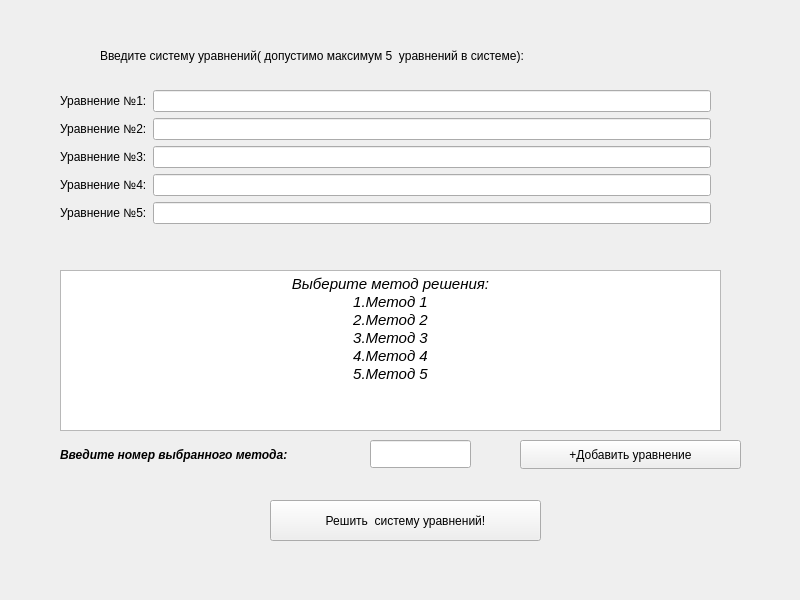
<?xml version="1.0" encoding="UTF-8"?>
<ui version="4.0">
 <class>MainWindow</class>
 <widget class="QMainWindow" name="MainWindow">
  <property name="geometry">
   <rect>
    <x>0</x>
    <y>0</y>
    <width>800</width>
    <height>600</height>
   </rect>
  </property>
  <property name="windowTitle">
   <string>MainWindow</string>
  </property>
  <widget class="QWidget" name="centralwidget">
   <widget class="QPushButton" name="pushButtonSolveUrav">
    <property name="geometry">
     <rect>
      <x>270</x>
      <y>500</y>
      <width>271</width>
      <height>41</height>
     </rect>
    </property>
    <property name="text">
     <string>Решить  систему уравнений!</string>
    </property>
   </widget>
   <widget class="QLabel" name="labelVvod">
    <property name="geometry">
     <rect>
      <x>100</x>
      <y>30</y>
      <width>591</width>
      <height>51</height>
     </rect>
    </property>
    <property name="text">
     <string>Введите систему уравнений( допустимо максимум 5  уравнений в системе):</string>
    </property>
   </widget>
   <widget class="QWidget" name="formLayoutWidget">
    <property name="geometry">
     <rect>
      <x>60</x>
      <y>90</y>
      <width>651</width>
      <height>197</height>
     </rect>
    </property>
    <layout class="QFormLayout" name="formLayout">
     <item row="0" column="1">
      <widget class="QLineEdit" name="lineEditUrav1"/>
     </item>
     <item row="1" column="0">
      <widget class="QLabel" name="labelUrav2">
       <property name="text">
        <string>Уравнение №2:</string>
       </property>
      </widget>
     </item>
     <item row="1" column="1">
      <widget class="QLineEdit" name="lineEditUrav2"/>
     </item>
     <item row="2" column="0">
      <widget class="QLabel" name="labelUrav3">
       <property name="text">
        <string>Уравнение №3:</string>
       </property>
      </widget>
     </item>
     <item row="2" column="1">
      <widget class="QLineEdit" name="lineEditUrav3"/>
     </item>
     <item row="3" column="0">
      <widget class="QLabel" name="labelUrav4">
       <property name="text">
        <string>Уравнение №4:</string>
       </property>
      </widget>
     </item>
     <item row="3" column="1">
      <widget class="QLineEdit" name="lineEditUrav4"/>
     </item>
     <item row="4" column="0">
      <widget class="QLabel" name="labelUrav5">
       <property name="text">
        <string>Уравнение №5:</string>
       </property>
      </widget>
     </item>
     <item row="4" column="1">
      <widget class="QLineEdit" name="lineEditUrav5"/>
     </item>
     <item row="0" column="0">
      <widget class="QLabel" name="labelUrav1">
       <property name="text">
        <string>Уравнение №1:</string>
       </property>
      </widget>
     </item>
    </layout>
   </widget>
   <widget class="QTextBrowser" name="textBrowser">
    <property name="geometry">
     <rect>
      <x>60</x>
      <y>270</y>
      <width>661</width>
      <height>161</height>
     </rect>
    </property>
    <property name="html">
     <string>&lt;!DOCTYPE HTML PUBLIC &quot;-//W3C//DTD HTML 4.0//EN&quot; &quot;http://www.w3.org/TR/REC-html40/strict.dtd&quot;&gt;
&lt;html&gt;&lt;head&gt;&lt;meta name=&quot;qrichtext&quot; content=&quot;1&quot; /&gt;&lt;meta charset=&quot;utf-8&quot; /&gt;&lt;style type=&quot;text/css&quot;&gt;
p, li { white-space: pre-wrap; }
hr { height: 1px; border-width: 0; }
li.unchecked::marker { content: &quot;\2610&quot;; }
li.checked::marker { content: &quot;\2612&quot;; }
&lt;/style&gt;&lt;/head&gt;&lt;body style=&quot; font-family:'Segoe UI'; font-size:9pt; font-weight:400; font-style:normal;&quot;&gt;
&lt;p align=&quot;center&quot; style=&quot; margin-top:0px; margin-bottom:0px; margin-left:0px; margin-right:0px; -qt-block-indent:0; text-indent:0px;&quot;&gt;&lt;span style=&quot; font-size:11pt; font-style:italic;&quot;&gt;Выберите метод решения:&lt;/span&gt;&lt;/p&gt;
&lt;p align=&quot;center&quot; style=&quot; margin-top:0px; margin-bottom:0px; margin-left:0px; margin-right:0px; -qt-block-indent:0; text-indent:0px;&quot;&gt;&lt;span style=&quot; font-size:11pt; font-style:italic;&quot;&gt;1.Метод 1&lt;/span&gt;&lt;/p&gt;
&lt;p align=&quot;center&quot; style=&quot; margin-top:0px; margin-bottom:0px; margin-left:0px; margin-right:0px; -qt-block-indent:0; text-indent:0px;&quot;&gt;&lt;span style=&quot; font-size:11pt; font-style:italic;&quot;&gt;2.Метод 2&lt;/span&gt;&lt;/p&gt;
&lt;p align=&quot;center&quot; style=&quot; margin-top:0px; margin-bottom:0px; margin-left:0px; margin-right:0px; -qt-block-indent:0; text-indent:0px;&quot;&gt;&lt;span style=&quot; font-size:11pt; font-style:italic;&quot;&gt;3.Метод 3&lt;/span&gt;&lt;/p&gt;
&lt;p align=&quot;center&quot; style=&quot; margin-top:0px; margin-bottom:0px; margin-left:0px; margin-right:0px; -qt-block-indent:0; text-indent:0px;&quot;&gt;&lt;span style=&quot; font-size:11pt; font-style:italic;&quot;&gt;4.Метод 4&lt;/span&gt;&lt;/p&gt;
&lt;p align=&quot;center&quot; style=&quot; margin-top:0px; margin-bottom:0px; margin-left:0px; margin-right:0px; -qt-block-indent:0; text-indent:0px;&quot;&gt;&lt;span style=&quot; font-size:11pt; font-style:italic;&quot;&gt;5.Метод 5&lt;/span&gt;&lt;/p&gt;&lt;/body&gt;&lt;/html&gt;</string>
    </property>
   </widget>
   <widget class="QLineEdit" name="lineEditMethod">
    <property name="geometry">
     <rect>
      <x>370</x>
      <y>440</y>
      <width>101</width>
      <height>28</height>
     </rect>
    </property>
   </widget>
   <widget class="QLabel" name="label">
    <property name="geometry">
     <rect>
      <x>60</x>
      <y>440</y>
      <width>291</width>
      <height>31</height>
     </rect>
    </property>
    <property name="text">
     <string>&lt;html&gt;&lt;head/&gt;&lt;body&gt;&lt;p&gt;&lt;span style=&quot; font-weight:700; font-style:italic;&quot;&gt;Введите номер выбранного  метода:&lt;/span&gt;&lt;/p&gt;&lt;/body&gt;&lt;/html&gt;</string>
    </property>
   </widget>
   <widget class="QPushButton" name="pushButtonAddUrav">
    <property name="geometry">
     <rect>
      <x>520</x>
      <y>440</y>
      <width>221</width>
      <height>29</height>
     </rect>
    </property>
    <property name="text">
     <string>+Добавить уравнение</string>
    </property>
   </widget>
  </widget>
 </widget>
 <resources/>
 <connections/>
</ui>
